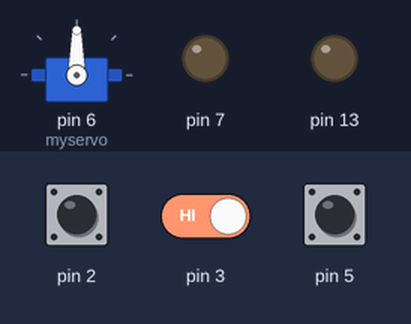
Simulated run of this sketch. Board: Arduino Uno, built with avr-gcc and run on an emulated ATmega328P. On the bench: servo, output pins drawn as LEDs (lit = HIGH). The inputs (shaded band) are chosen by the test bench; at power-on: pin 5 HIGH, pin 2 HIGH, pin 3 HIGH. What the sketch prints to the serial monitor is not drawn.

Above: at 4.0 s.
4.1 s: pin 5 pulled LOW for 1.3 s
At 11.6 s:
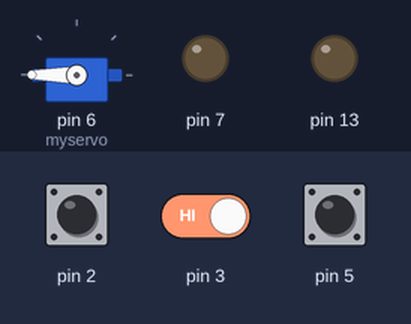
19.4 s: pin 2 pulled LOW for 1.3 s
At 31.1 s:
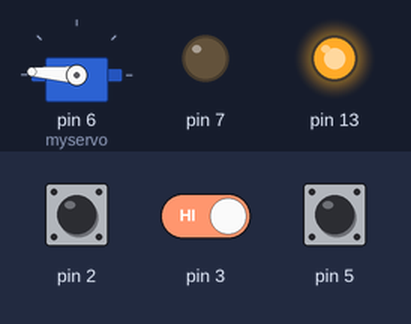
32.1 s: pin 5 pulled LOW for 1.3 s
At 42.0 s:
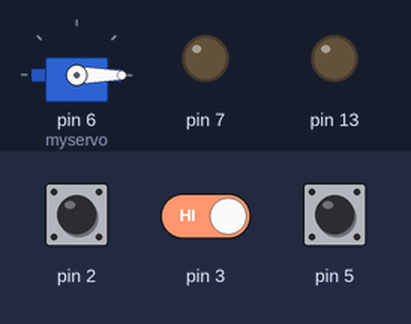
42.3 s: pin 5 pulled LOW for 3.2 s
47.0 s: pin 2 driven LOW and pin 3 driven LOW
61.0 s: pin 2 driven HIGH
At 61.6 s:
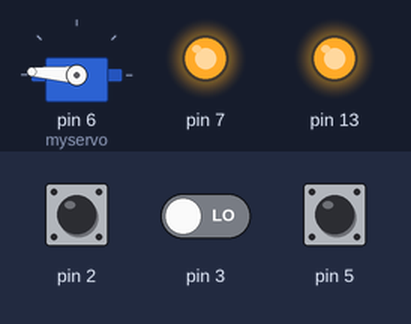
Timing chart, 0 to 73.0 s (numbered marks = the images above; inputs shaded):
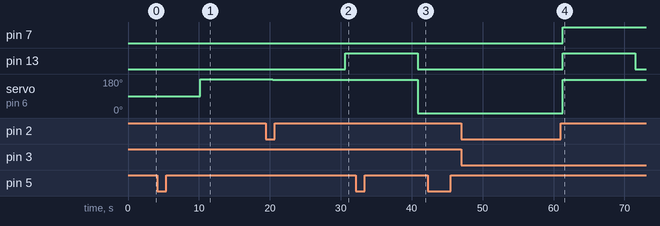

Measured:
- after the input at 4.1 s, servo on pin 6 (myservo): 90° → 180° after 6.1 s
- after the input at 19.4 s, pin 13: LOW → HIGH after 11.3 s
- after the input at 32.1 s, servo on pin 6 (myservo): 176° → 0° after 8.8 s
- after the input at 42.3 s, every drawn part: stays the same
- after the input at 47.0 s, every drawn part: stays the same

The sketch:

Papercontrollerservo.ino
```cpp
#include<Servo.h>
#include<CapacitiveSensor.h>

Servo myservo;

CapacitiveSensor   button1 = CapacitiveSensor(4, 2);
CapacitiveSensor   button2 = CapacitiveSensor(4, 3);
CapacitiveSensor   slider = CapacitiveSensor(4, 5);

int total1val = 1000;
int total2val = 600;
int total3val1= 50;
int total3val2= 300;


void setup() {
  //button1.set_CS_AutocaL_Millis(0xFFFFFFFF);
  Serial.begin(9600);
  pinMode(7, OUTPUT);
  pinMode(13, OUTPUT);
  myservo.attach(6);
}

void loop() {
  long start = millis();
  long total1 =  button1.capacitiveSensor(1000);
  long total2 =  button2.capacitiveSensor(1000);
  long total = 0;
  long total3 = 0;

  for (int i = 1; i <= 10; i++) {//averages the value for the slide to make the servo smoother
    total3 =  slider.capacitiveSensor(10000);
    total = total + total3;
    delay(1);
  }

  long avg = total / 10;
  int angle;

  Serial.print(millis()-start);
  Serial.print("\t");
  Serial.print(avg);
  Serial.print("\t");
  Serial.print(total1);
  Serial.print("\t");
  Serial.print(total2);
  Serial.print("\t");
  Serial.println(total3);
  Serial.print("\t");

  if (total1 > total1val) {
    digitalWrite(13,HIGH);
  }
  else {
    digitalWrite(13, LOW);
  }

  if (total2 > total2val) {
    digitalWrite(7, HIGH);
  }
  else {
    digitalWrite(7, LOW);
  }

  angle = map(avg, total3val1, total3val2,0, 180);
  Serial.print(angle);
  Serial.print("\t");
  myservo.write(angle);

  delay(10);
}
```
